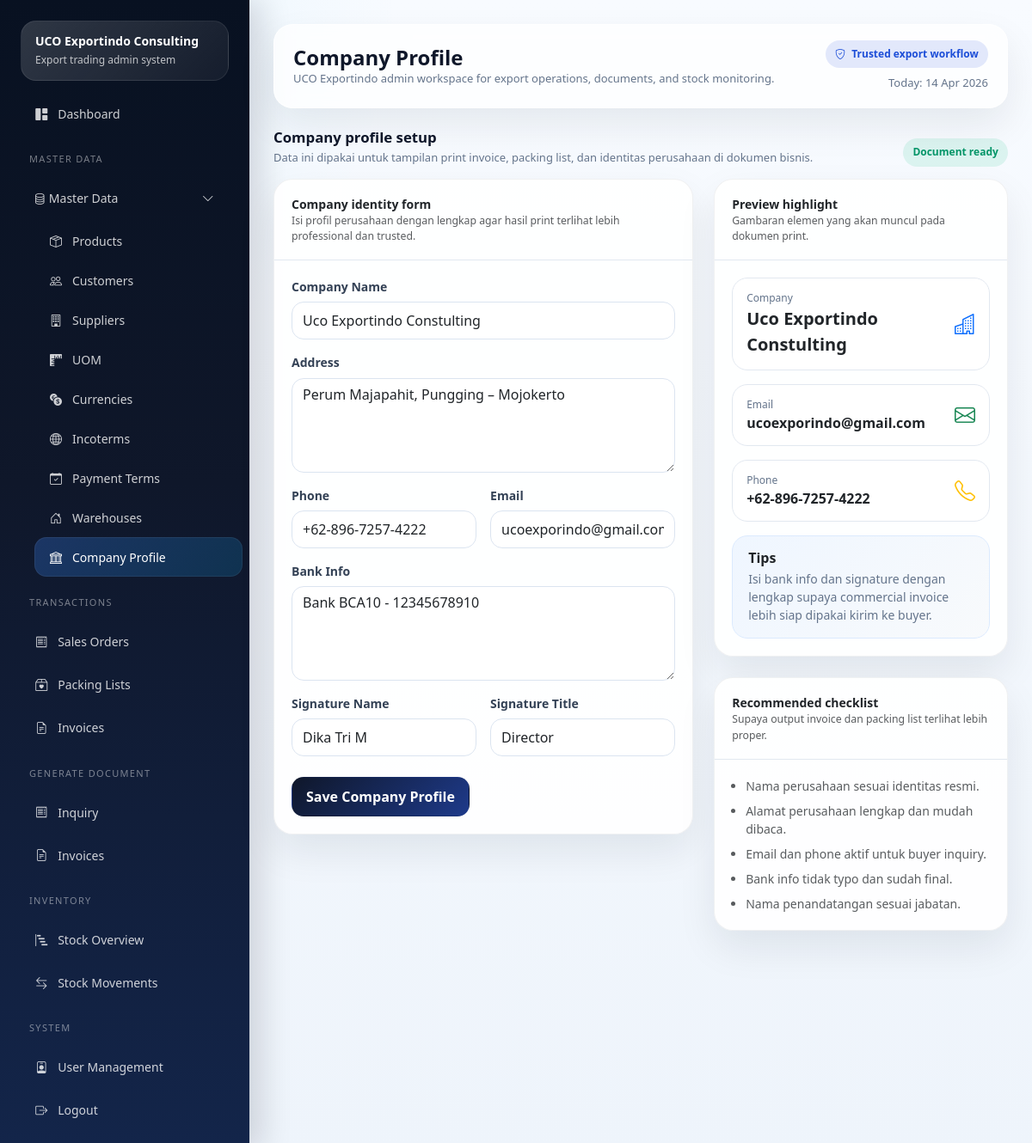
The app's page /index.php/settings/company (signed in), older data.
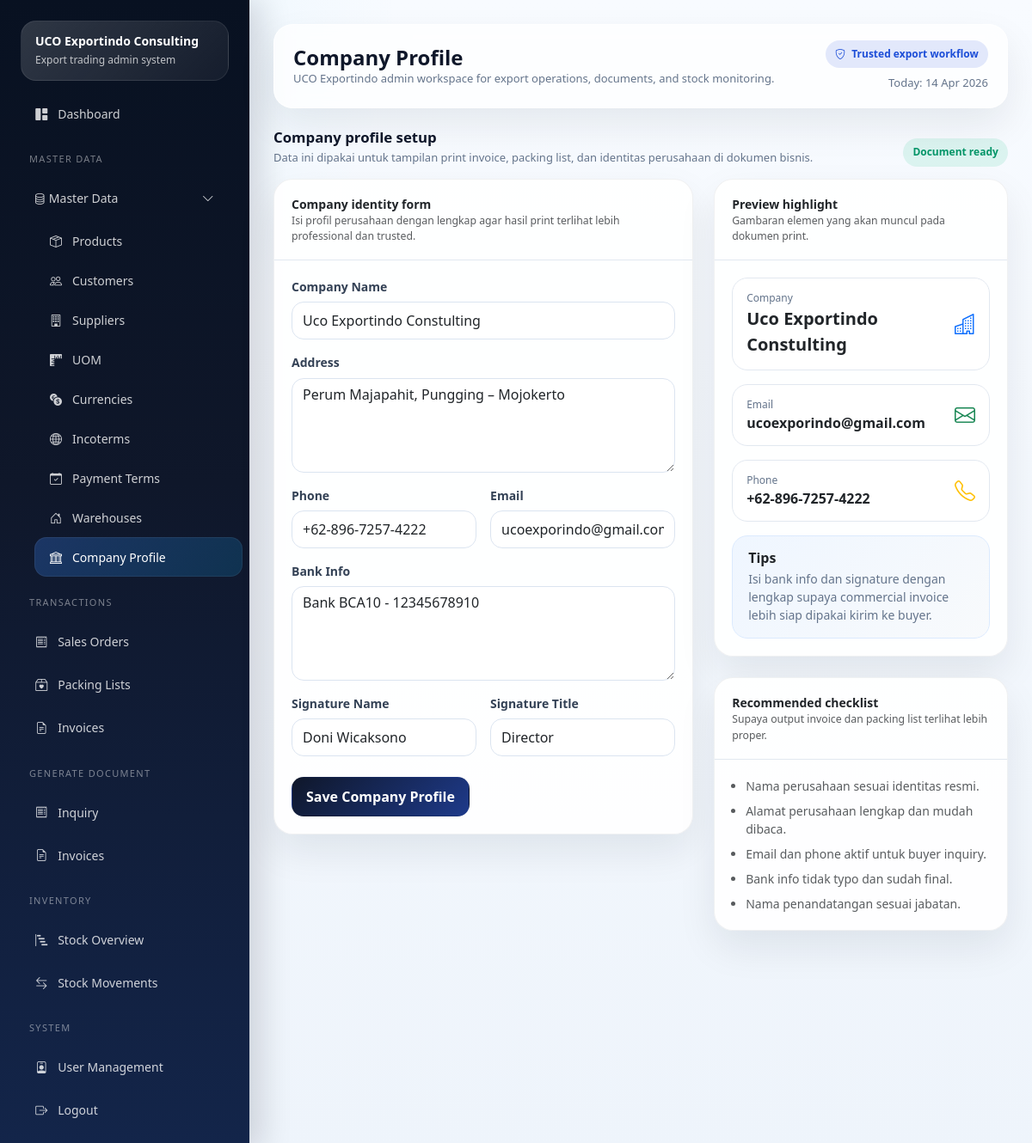
The same page, newer data.
### tables this page shows
CREATE TABLE IF NOT EXISTS `company_profile` (
  `id` int NOT NULL AUTO_INCREMENT,
  `company_name` varchar(150) DEFAULT NULL,
  `address` text,
  `phone` varchar(50) DEFAULT NULL,
  `email` varchar(100) DEFAULT NULL,
  `bank_info` text,
  `signature_name` varchar(100) DEFAULT NULL,
  `signature_title` varchar(100) DEFAULT NULL,
  PRIMARY KEY (`id`)
);

### application/core/MY_Controller.php (called while the page is built, shortened)
<?php
class MY_Controller extends CI_Controller
{
    protected $user;
    public function __construct()
    {
        $this->user = $this->session->userdata('user');
    }
    protected function render($view, $data = [], $layout = 'admin')
    {
        $data['current_user'] = $this->user;
        $this->load->view('templates/admin_header', $data);
        $this->load->view($view, $data);
        $this->load->view('templates/admin_footer', $data);
    }
}

### application/controllers/Settings.php (called while the page is built, shortened)
<?php
class Settings extends MY_Controller
{
    public function company()
    {
        $data['page_title'] = 'Company Profile';
        $data['row'] = $this->company->latest();
        $this->render('admin/settings/company', $data);
    }
}

### index.php (called while the page is built, shortened)
<?php
require BASEPATH . 'core/CodeIgniter.php';

### application/models/Company_model.php (called while the page is built, shortened)
<?php
class Company_model extends CI_Model
{
    public function latest()
    {
        return $this->db->order_by('id', 'DESC')->get('company_profile', 1)->row_array();
    }
}

### application/helpers/uco_helper.php (called while the page is built, shortened)
<?php
function e($str)
{
    return htmlspecialchars((string)$str, ENT_QUOTES, 'UTF-8');
}

### application/views/admin/settings/company.php (the view, shortened to what the changed rows need)
<?php $row = $row ?? []; ?>
<div class="section-block">
    <div class="row g-4 align-items-start">
        <div class="col-lg-7">
            <div class="card shadow-sm h-100">
                <div class="card-body">
                    <form method="post" class="d-grid gap-3">
                        <div>
                            <label class="form-label">Company Name</label>
                            <input type="text" name="company_name" class="form-control" value="<?= e($row['company_name'] ?? ''); ?>">
                        </div>
                        <div>
                            <label class="form-label">Address</label>
                            <textarea name="address" class="form-control"><?= e($row['address'] ?? ''); ?></textarea>
                        </div>
                        <div class="row g-3">
                            <div class="col-md-6"><label class="form-label">Phone</label><input type="text" name="phone" class="form-control" value="<?= e($row['phone'] ?? ''); ?>"></div>
                            <div class="col-md-6"><label class="form-label">Email</label><input type="text" name="email" class="form-control" value="<?= e($row['email'] ?? ''); ?>"></div>
                        </div>
                        <div>
                            <label class="form-label">Bank Info</label>
                            <textarea name="bank_info" class="form-control" placeholder="Account name, account number, bank, swift, address, dll."><?= e($row['bank_info'] ?? ''); ?></textarea>
                        </div>
                        <div class="row g-3">
                            <div class="col-md-6"><label class="form-label">Signature Name</label><input type="text" name="signature_name" class="form-control" value="<?= e($row['signature_name'] ?? ''); ?>"></div>
                            <div class="col-md-6"><label class="form-label">Signature Title</label><input type="text" name="signature_title" class="form-control" value="<?= e($row['signature_title'] ?? ''); ?>"></div>
                        </div>
                    </form>
                </div>
            </div>
        </div>
        <div class="col-lg-5">
            <div class="card shadow-sm mb-4">
                <div class="card-body d-grid gap-3">
                    <div class="metric-mini"><div><div class="label">Company</div><div class="big"><?= e($row['company_name'] ?? 'UCO Exportindo Consulting'); ?></div></div><i class="bi bi-buildings fs-4 text-primary"></i></div>
                    <div class="metric-mini"><div><div class="label">Email</div><div class="big" style="font-size:1rem;"><?= e($row['email'] ?? 'company@email.com'); ?></div></div><i class="bi bi-envelope fs-4 text-success"></i></div>
                    <div class="metric-mini"><div><div class="label">Phone</div><div class="big" style="font-size:1rem;"><?= e($row['phone'] ?? '-'); ?></div></div><i class="bi bi-telephone fs-4 text-warning"></i></div>
                </div>
            </div>
        </div>
    </div>
</div>

Row changes from the older to the newer data that the page shows:
changed company_profile "Uco Exportindo Constulting": signature_name "Dika Tri M" → "Doni Wicaksono"
